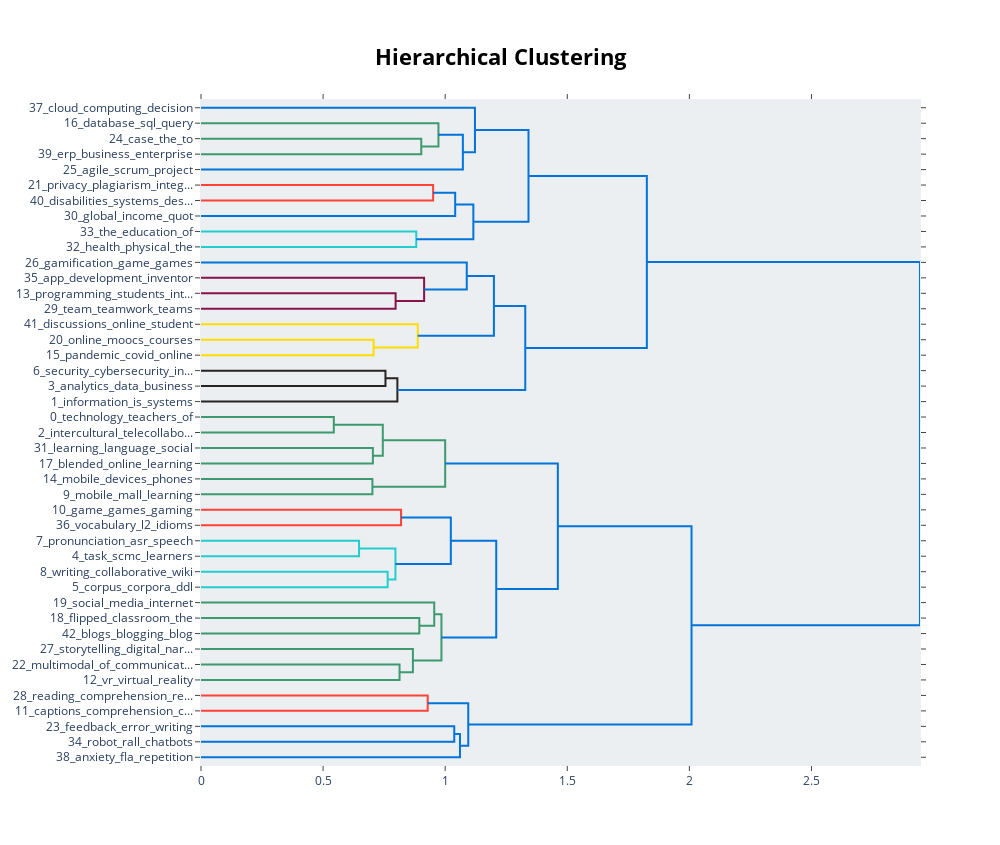

This figure's notebook cell:
### Code cell
model.visualize_hierarchy()

### Figure 1 — Plotly figure (JSON) as saved in the notebook; plotly's stock layout.template omitted (floating-point values rounded to 4 significant figures)
{"data": [{"hoverinfo": "text", "marker": {"color": "rgb(61,153,112)"}, "mode": "lines", "type": "scatter", "x": [0, 0.902, 0.902, 0], "xaxis": "x", "y": [-25, -25, -35, -35], "yaxis": "y"}, {"hoverinfo": "text", "marker": {"color": "rgb(61,153,112)"}, "mode": "lines", "type": "scatter", "x": [0, 0.9723, 0.9723, 0.902], "xaxis": "x", "y": [-15, -15, -30, -30], "yaxis": "y"}, {"hoverinfo": "text", "marker": {"color": "rgb(0,116,217)"}, "mode": "lines", "type": "scatter", "x": [0.9723, 1.072, 1.072, 0], "xaxis": "x", "y": [-22.5, -22.5, -45, -45], "yaxis": "y"}, {"hoverinfo": "text", "marker": {"color": "rgb(0,116,217)"}, "mode": "lines", "type": "scatter", "x": [0, 1.122, 1.122, 1.072], "xaxis": "x", "y": [-5, -5, -33.75, -33.75], "yaxis": "y"}, {"hoverinfo": "text", "marker": {"color": "rgb(255,65,54)"}, "mode": "lines", "type": "scatter", "x": [0, 0.9506, 0.9506, 0], "xaxis": "x", "y": [-55, -55, -65, -65], "yaxis": "y"}, {"hoverinfo": "text", "marker": {"color": "rgb(0,116,217)"}, "mode": "lines", "type": "scatter", "x": [0.9506, 1.041, 1.041, 0], "xaxis": "x", "y": [-60, -60, -75, -75], "yaxis": "y"}, {"hoverinfo": "text", "marker": {"color": "rgb(35,205,205)"}, "mode": "lines", "type": "scatter", "x": [0, 0.8815, 0.8815, 0], "xaxis": "x", "y": [-85, -85, -95, -95], "yaxis": "y"}, {"hoverinfo": "text", "marker": {"color": "rgb(0,116,217)"}, "mode": "lines", "type": "scatter", "x": [1.041, 1.115, 1.115, 0.8815], "xaxis": "x", "y": [-67.5, -67.5, -90, -90], "yaxis": "y"}, {"hoverinfo": "text", "marker": {"color": "rgb(0,116,217)"}, "mode": "lines", "type": "scatter", "x": [1.122, 1.341, 1.341, 1.115], "xaxis": "x", "y": [-19.38, -19.38, -78.75, -78.75], "yaxis": "y"}, {"hoverinfo": "text", "marker": {"color": "rgb(133,20,75)"}, "mode": "lines", "type": "scatter", "x": [0, 0.7969, 0.7969, 0], "xaxis": "x", "y": [-125, -125, -135, -135], "yaxis": "y"}, {"hoverinfo": "text", "marker": {"color": "rgb(133,20,75)"}, "mode": "lines", "type": "scatter", "x": [0, 0.9137, 0.9137, 0.7969], "xaxis": "x", "y": [-115, -115, -130, -130], "yaxis": "y"}, {"hoverinfo": "text", "marker": {"color": "rgb(0,116,217)"}, "mode": "lines", "type": "scatter", "x": [0, 1.088, 1.088, 0.9137], "xaxis": "x", "y": [-105, -105, -122.5, -122.5], "yaxis": "y"}, {"hoverinfo": "text", "marker": {"color": "rgb(255,220,0)"}, "mode": "lines", "type": "scatter", "x": [0, 0.7069, 0.7069, 0], "xaxis": "x", "y": [-155, -155, -165, -165], "yaxis": "y"}, {"hoverinfo": "text", "marker": {"color": "rgb(255,220,0)"}, "mode": "lines", "type": "scatter", "x": [0, 0.8876, 0.8876, 0.7069], "xaxis": "x", "y": [-145, -145, -160, -160], "yaxis": "y"}, {"hoverinfo": "text", "marker": {"color": "rgb(0,116,217)"}, "mode": "lines", "type": "scatter", "x": [1.088, 1.2, 1.2, 0.8876], "xaxis": "x", "y": [-113.8, -113.8, -152.5, -152.5], "yaxis": "y"}, {"hoverinfo": "text", "marker": {"color": "rgb(40,35,35)"}, "mode": "lines", "type": "scatter", "x": [0, 0.7554, 0.7554, 0], "xaxis": "x", "y": [-175, -175, -185, -185], "yaxis": "y"}, {"hoverinfo": "text", "marker": {"color": "rgb(40,35,35)"}, "mode": "lines", "type": "scatter", "x": [0.7554, 0.8042, 0.8042, 0], "xaxis": "x", "y": [-180, -180, -195, -195], "yaxis": "y"}, {"hoverinfo": "text", "marker": {"color": "rgb(0,116,217)"}, "mode": "lines", "type": "scatter", "x": [1.2, 1.328, 1.328, 0.8042], "xaxis": "x", "y": [-133.1, -133.1, -187.5, -187.5], "yaxis": "y"}, {"hoverinfo": "text", "marker": {"color": "rgb(0,116,217)"}, "mode": "lines", "type": "scatter", "x": [1.341, 1.826, 1.826, 1.328], "xaxis": "x", "y": [-49.06, -49.06, -160.3, -160.3], "yaxis": "y"}, {"hoverinfo": "text", "marker": {"color": "rgb(61,153,112)"}, "mode": "lines", "type": "scatter", "x": [0, 0.5439, 0.5439, 0], "xaxis": "x", "y": [-205, -205, -215, -215], "yaxis": "y"}, {"hoverinfo": "text", "marker": {"color": "rgb(61,153,112)"}, "mode": "lines", "type": "scatter", "x": [0, 0.7039, 0.7039, 0], "xaxis": "x", "y": [-225, -225, -235, -235], "yaxis": "y"}, {"hoverinfo": "text", "marker": {"color": "rgb(61,153,112)"}, "mode": "lines", "type": "scatter", "x": [0.5439, 0.7445, 0.7445, 0.7039], "xaxis": "x", "y": [-210, -210, -230, -230], "yaxis": "y"}, {"hoverinfo": "text", "marker": {"color": "rgb(61,153,112)"}, "mode": "lines", "type": "scatter", "x": [0, 0.702, 0.702, 0], "xaxis": "x", "y": [-245, -245, -255, -255], "yaxis": "y"}, {"hoverinfo": "text", "marker": {"color": "rgb(61,153,112)"}, "mode": "lines", "type": "scatter", "x": [0.7445, 0.9999, 0.9999, 0.702], "xaxis": "x", "y": [-220, -220, -250, -250], "yaxis": "y"}, {"hoverinfo": "text", "marker": {"color": "rgb(255,65,54)"}, "mode": "lines", "type": "scatter", "x": [0, 0.8194, 0.8194, 0], "xaxis": "x", "y": [-265, -265, -275, -275], "yaxis": "y"}, {"hoverinfo": "text", "marker": {"color": "rgb(35,205,205)"}, "mode": "lines", "type": "scatter", "x": [0, 0.6472, 0.6472, 0], "xaxis": "x", "y": [-285, -285, -295, -295], "yaxis": "y"}, {"hoverinfo": "text", "marker": {"color": "rgb(35,205,205)"}, "mode": "lines", "type": "scatter", "x": [0, 0.7643, 0.7643, 0], "xaxis": "x", "y": [-305, -305, -315, -315], "yaxis": "y"}, {"hoverinfo": "text", "marker": {"color": "rgb(35,205,205)"}, "mode": "lines", "type": "scatter", "x": [0.6472, 0.7963, 0.7963, 0.7643], "xaxis": "x", "y": [-290, -290, -310, -310], "yaxis": "y"}, {"hoverinfo": "text", "marker": {"color": "rgb(0,116,217)"}, "mode": "lines", "type": "scatter", "x": [0.8194, 1.023, 1.023, 0.7963], "xaxis": "x", "y": [-270, -270, -300, -300], "yaxis": "y"}, {"hoverinfo": "text", "marker": {"color": "rgb(61,153,112)"}, "mode": "lines", "type": "scatter", "x": [0, 0.894, 0.894, 0], "xaxis": "x", "y": [-335, -335, -345, -345], "yaxis": "y"}, {"hoverinfo": "text", "marker": {"color": "rgb(61,153,112)"}, "mode": "lines", "type": "scatter", "x": [0, 0.9551, 0.9551, 0.894], "xaxis": "x", "y": [-325, -325, -340, -340], "yaxis": "y"}, {"hoverinfo": "text", "marker": {"color": "rgb(61,153,112)"}, "mode": "lines", "type": "scatter", "x": [0, 0.8131, 0.8131, 0], "xaxis": "x", "y": [-365, -365, -375, -375], "yaxis": "y"}, {"hoverinfo": "text", "marker": {"color": "rgb(61,153,112)"}, "mode": "lines", "type": "scatter", "x": [0, 0.8678, 0.8678, 0.8131], "xaxis": "x", "y": [-355, -355, -370, -370], "yaxis": "y"}, {"hoverinfo": "text", "marker": {"color": "rgb(61,153,112)"}, "mode": "lines", "type": "scatter", "x": [0.9551, 0.9846, 0.9846, 0.8678], "xaxis": "x", "y": [-332.5, -332.5, -362.5, -362.5], "yaxis": "y"}, {"hoverinfo": "text", "marker": {"color": "rgb(0,116,217)"}, "mode": "lines", "type": "scatter", "x": [1.023, 1.209, 1.209, 0.9846], "xaxis": "x", "y": [-285, -285, -347.5, -347.5], "yaxis": "y"}, {"hoverinfo": "text", "marker": {"color": "rgb(0,116,217)"}, "mode": "lines", "type": "scatter", "x": [0.9999, 1.461, 1.461, 1.209], "xaxis": "x", "y": [-235, -235, -316.2, -316.2], "yaxis": "y"}, {"hoverinfo": "text", "marker": {"color": "rgb(255,65,54)"}, "mode": "lines", "type": "scatter", "x": [0, 0.9284, 0.9284, 0], "xaxis": "x", "y": [-385, -385, -395, -395], "yaxis": "y"}, {"hoverinfo": "text", "marker": {"color": "rgb(0,116,217)"}, "mode": "lines", "type": "scatter", "x": [0, 1.037, 1.037, 0], "xaxis": "x", "y": [-405, -405, -415, -415], "yaxis": "y"}, {"hoverinfo": "text", "marker": {"color": "rgb(0,116,217)"}, "mode": "lines", "type": "scatter", "x": [1.037, 1.061, 1.061, 0], "xaxis": "x", "y": [-410, -410, -425, -425], "yaxis": "y"}, {"hoverinfo": "text", "marker": {"color": "rgb(0,116,217)"}, "mode": "lines", "type": "scatter", "x": [0.9284, 1.094, 1.094, 1.061], "xaxis": "x", "y": [-390, -390, -417.5, -417.5], "yaxis": "y"}, {"hoverinfo": "text", "marker": {"color": "rgb(0,116,217)"}, "mode": "lines", "type": "scatter", "x": [1.461, 2.009, 2.009, 1.094], "xaxis": "x", "y": [-275.6, -275.6, -403.8, -403.8], "yaxis": "y"}, {"hoverinfo": "text", "marker": {"color": "rgb(0,116,217)"}, "mode": "lines", "type": "scatter", "x": [1.826, 2.944, 2.944, 2.009], "xaxis": "x", "y": [-104.7, -104.7, -339.7, -339.7], "yaxis": "y"}], "layout": {"autosize": false, "height": 845, "hoverlabel": {"bgcolor": "white", "font": {"family": "Rockwell", "size": 16}}, "hovermode": "closest", "plot_bgcolor": "#ECEFF1", "showlegend": false, "title": {"font": {"color": "Black", "size": 22}, "text": "<b>Hierarchical Clustering</b>", "x": 0.5, "xanchor": "center", "yanchor": "top"}, "width": 1000, "xaxis": {"mirror": "allticks", "rangemode": "tozero", "showgrid": false, "showline": true, "showticklabels": true, "ticks": "outside", "type": "linear", "zeroline": false}, "yaxis": {"mirror": "allticks", "range": [-430, 0], "rangemode": "tozero", "showgrid": false, "showline": true, "showticklabels": true, "tickmode": "array", "ticks": "outside", "ticktext": ["37_cloud_computing_decision", "16_database_sql_query", "24_case_the_to", "39_erp_business_enterprise", "25_agile_scrum_project", "21_privacy_plagiarism_integ...", "40_disabilities_systems_des...", "30_global_income_quot", "33_the_education_of", "32_health_physical_the", "26_gamification_game_games", "35_app_development_inventor", "13_programming_students_int...", "29_team_teamwork_teams", "41_discussions_online_student", "20_online_moocs_courses", "15_pandemic_covid_online", "6_security_cybersecurity_in...", "3_analytics_data_business", "1_information_is_systems", "0_technology_teachers_of", "2_intercultural_telecollabo...", "31_learning_language_social", "17_blended_online_learning", "14_mobile_devices_phones", "9_mobile_mall_learning", "10_game_games_gaming", "36_vocabulary_l2_idioms", "7_pronunciation_asr_speech", "4_task_scmc_learners", "8_writing_collaborative_wiki", "5_corpus_corpora_ddl", "19_social_media_internet", "18_flipped_classroom_the", "42_blogs_blogging_blog", "27_storytelling_digital_nar...", "22_multimodal_of_communicat...", "12_vr_virtual_reality", "28_reading_comprehension_re...", "11_captions_comprehension_c...", "23_feedback_error_writing", "34_robot_rall_chatbots", "38_anxiety_fla_repetition"], "tickvals": [-5, -15, -25, -35, -45, -55, -65, -75, -85, -95, -105, -115, -125, -135, -145, -155, -165, -175, -185, -195, -205, -215, -225, -235, -245, -255, -265, -275, -285, -295, -305, -315, -325, -335, -345, -355, -365, -375, -385, -395, -405, -415, -425], "type": "linear", "zeroline": false}}}
